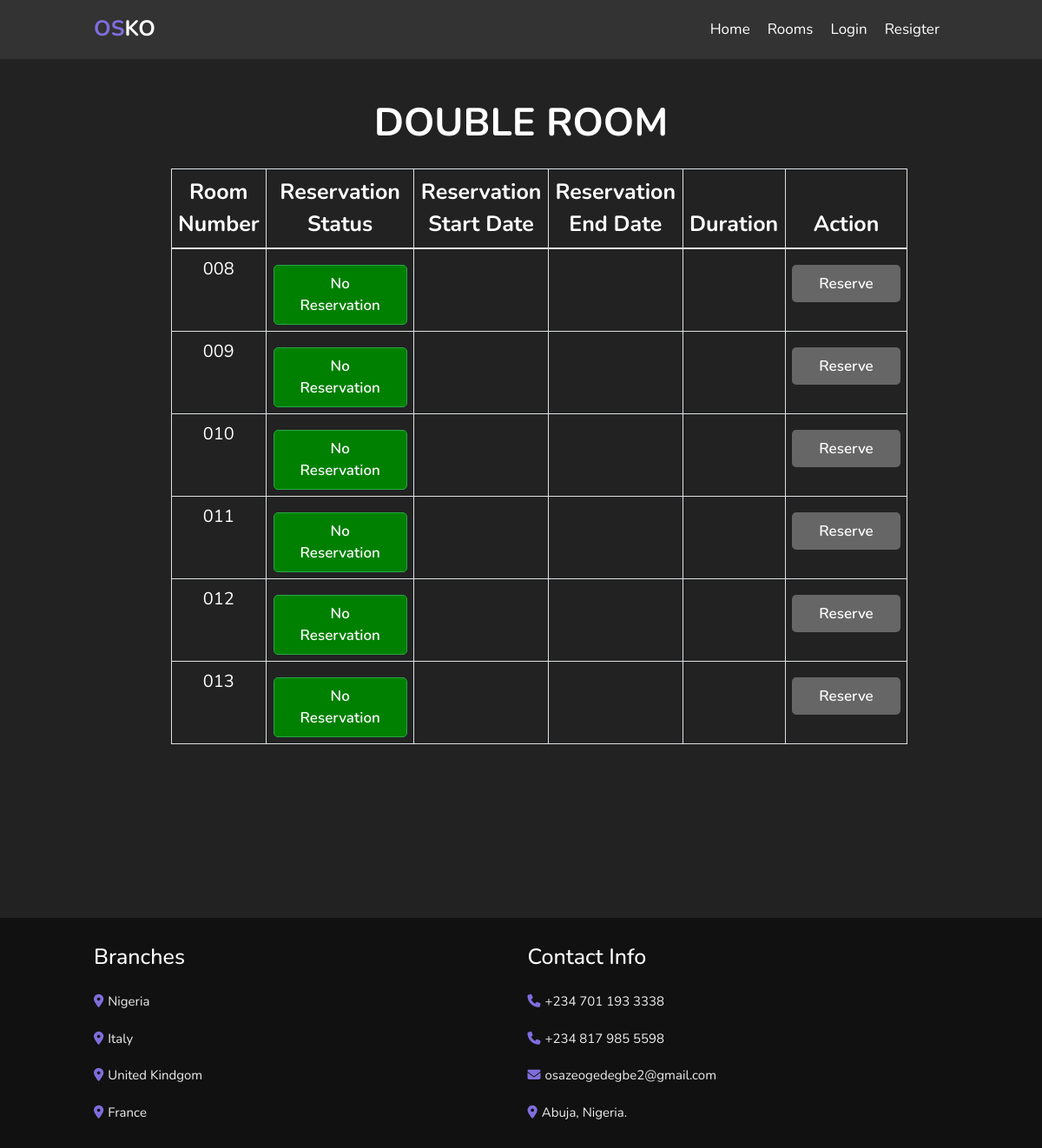
Page /reservation/room-type/2/ on the committed database.
### hotel/models.py (models this page shows, shortened)
class RoomType(models.Model):
    type_id = models.IntegerField(primary_key=True)
    name = models.CharField(max_length=200)
    description = models.TextField(max_length=2000)
    price = models.IntegerField()
    image = models.ImageField(upload_to='images')

class Room(models.Model):
    room_id = models.IntegerField(default=True, primary_key=True)
    room_number = models.CharField(max_length=10)
    room_type = models.ForeignKey(RoomType, on_delete=models.CASCADE)
    is_available = models.BooleanField(default=True)
    is_occupied = models.BooleanField(default=False)

### reservation/views.py (the view)
# urls.py: path('room-type/<int:room_type_id>/', views.room_type_detail, name='room_type_detail'),
def room_type_detail(request, room_type_id):
    room_type = RoomType.objects.get(pk=room_type_id)
    rooms = Room.objects.filter(room_type=room_type)
    reservations = Reservation.objects.all()
    today = date.today()
    return render(request, 'room/room_type_detail.html', {'room_type': room_type, 'rooms': rooms})

### reservation/templates/room/room_type_detail.html (shortened to what this page needs)
{% extends "guest/base.html" %}
{% load static %}
{% block page_content %}
<section class="text-white">
    <br><br><br><br><br>
    <h1 class="heading">{{ room_type.name }}</h1>
    <table class="table table-bordered text-white writing text-center">
        <thead style="font-size: 25px;">
            <tr>
                <th>Room Number</th>
                <th>Reservation Status</th>
                <th>Reservation Start Date</th>
                <th>Reservation End Date</th>
                <th>Duration</th>
                <th>Action</th>
            </tr>
        </thead>
        <tbody style="font-size: 20px;">
            {% for room in rooms %}
            <tr>
                <td>{{ room.room_number }}</td>
                <td>
                    {% if room.reservation_set.exists %}
                    <button class="btn " style="background-color: rgb(66, 56, 56);">Reserved from</button>
                    {% else %}
                    <button class="btn btn-success" style="background-color: green;">No Reservation</button>
                    {% endif %}
                </td>
                <td>
                </td>
                <td>
                </td>
                <td>
                </td>
                <td>
                    <a href="{% url 'make_reservation' room_id=room.pk %}" class="btn">Reserve</a>
                </td>
            </tr>
            {% empty %}
            <tr>
                <td colspan="4">No rooms available for this room type.</td>
            </tr>
            {% endfor %}
        </tbody>
    </table>
</section>
<br><br><br><br><br><br><br><br><br><br>
{% endblock %}

### hotel/static/css/style.css (style rules this page uses)
:root { --main-color: #806ddd; }
* { font-family: 'Nunito', sans-serif; margin: 0; padding: 0; box-sizing: border-box; outline: none; border: none; text-decoration: none; transition: .2s linear; }
html { font-size: 62.5%; overflow-x: hidden; scroll-padding-top: 7rem; scroll-behavior: smooth; }
body { background: #222; }
section { padding: 2rem 9%; }
.btn { margin-top: 1rem; display: inline-block; padding: 0.8rem 3rem; font-size: 1.7rem; border-radius: 0.5rem; background: #666; color: #fff; cursor: pointer; font-weight: 600; }
.heading { text-align: center; padding-bottom: 2rem; color: #fff; font-size: 4.5rem; text-transform: uppercase; font-weight: bold; }

### rows in the picture
RoomType: name "DOUBLE ROOM"
Room: room_number "008", shows "No Reservation"
Room: room_number "009", shows "No Reservation"
Room: room_number "010", shows "No Reservation"
Room: room_number "011", shows "No Reservation"
Room: room_number "012", shows "No Reservation"
Room: room_number "013", shows "No Reservation"
